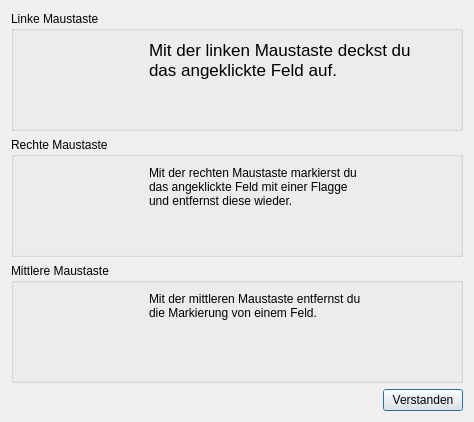
<?xml version="1.0" encoding="UTF-8"?>
<ui version="4.0">
 <class>HelpDialog</class>
 <widget class="QDialog" name="HelpDialog">
  <property name="geometry">
   <rect>
    <x>0</x>
    <y>0</y>
    <width>474</width>
    <height>419</height>
   </rect>
  </property>
  <property name="maximumSize">
   <size>
    <width>474</width>
    <height>419</height>
   </size>
  </property>
  <property name="windowTitle">
   <string>Steuerungshinweise</string>
  </property>
  <layout class="QGridLayout" name="gridLayout">
   <item row="0" column="0">
    <widget class="QGroupBox" name="groupBox">
     <property name="minimumSize">
      <size>
       <width>450</width>
       <height>120</height>
      </size>
     </property>
     <property name="title">
      <string>Linke Maustaste</string>
     </property>
     <layout class="QGridLayout" name="gridLayout_2">
      <item row="0" column="0">
       <widget class="QLabel" name="leftMouseLabel">
        <property name="maximumSize">
         <size>
          <width>120</width>
          <height>16777215</height>
         </size>
        </property>
        <property name="text">
         <string/>
        </property>
        <property name="pixmap">
         <pixmap resource="res.qrc">:/pics/res/Maus_linksklick.png</pixmap>
        </property>
       </widget>
      </item>
      <item row="0" column="1">
       <widget class="QLabel" name="label">
        <property name="text">
         <string>&lt;!DOCTYPE HTML PUBLIC &quot;-//W3C//DTD HTML 4.0//EN&quot; &quot;http://www.w3.org/TR/REC-html40/strict.dtd&quot;&gt;
&lt;html&gt;&lt;head&gt;&lt;meta name=&quot;qrichtext&quot; content=&quot;1&quot; /&gt;&lt;style type=&quot;text/css&quot;&gt;
p, li { white-space: pre-wrap; }
&lt;/style&gt;&lt;/head&gt;&lt;body style=&quot; font-family:'.SF NS Text'; font-size:13pt; font-weight:400; font-style:normal;&quot;&gt;
&lt;p style=&quot; margin-top:12px; margin-bottom:12px; margin-left:0px; margin-right:0px; -qt-block-indent:0; text-indent:0px;&quot;&gt;Mit der linken Maustaste deckst du &lt;br/&gt;das angeklickte Feld auf. &lt;/p&gt;&lt;/body&gt;&lt;/html&gt;</string>
        </property>
        <property name="textFormat">
         <enum>Qt::AutoText</enum>
        </property>
        <property name="alignment">
         <set>Qt::AlignLeading|Qt::AlignLeft|Qt::AlignTop</set>
        </property>
        <property name="wordWrap">
         <bool>false</bool>
        </property>
       </widget>
      </item>
     </layout>
    </widget>
   </item>
   <item row="1" column="0">
    <widget class="QGroupBox" name="groupBox_2">
     <property name="minimumSize">
      <size>
       <width>450</width>
       <height>120</height>
      </size>
     </property>
     <property name="title">
      <string>Rechte Maustaste</string>
     </property>
     <layout class="QHBoxLayout" name="horizontalLayout_3">
      <item>
       <widget class="QLabel" name="rightMouseLabel">
        <property name="maximumSize">
         <size>
          <width>120</width>
          <height>16777215</height>
         </size>
        </property>
        <property name="text">
         <string/>
        </property>
        <property name="pixmap">
         <pixmap resource="res.qrc">:/pics/res/Maus_rechtsklick.png</pixmap>
        </property>
       </widget>
      </item>
      <item>
       <widget class="QLabel" name="label_2">
        <property name="text">
         <string>&lt;html&gt;&lt;head/&gt;&lt;body&gt;&lt;p&gt;Mit der rechten Maustaste markierst du &lt;br/&gt;das angeklickte Feld mit einer Flagge&lt;br/&gt; und entfernst diese wieder.&lt;/p&gt;&lt;/body&gt;&lt;/html&gt;</string>
        </property>
        <property name="scaledContents">
         <bool>false</bool>
        </property>
        <property name="alignment">
         <set>Qt::AlignLeading|Qt::AlignLeft|Qt::AlignTop</set>
        </property>
        <property name="wordWrap">
         <bool>false</bool>
        </property>
       </widget>
      </item>
     </layout>
    </widget>
   </item>
   <item row="2" column="0">
    <widget class="QGroupBox" name="groupBox_3">
     <property name="minimumSize">
      <size>
       <width>450</width>
       <height>120</height>
      </size>
     </property>
     <property name="title">
      <string>Mittlere Maustaste</string>
     </property>
     <layout class="QHBoxLayout" name="horizontalLayout_4">
      <item>
       <widget class="QLabel" name="middleMouseLabel">
        <property name="maximumSize">
         <size>
          <width>120</width>
          <height>16777215</height>
         </size>
        </property>
        <property name="text">
         <string/>
        </property>
        <property name="pixmap">
         <pixmap resource="res.qrc">:/pics/res/Maus_mittlererklick.png</pixmap>
        </property>
       </widget>
      </item>
      <item>
       <widget class="QLabel" name="label_3">
        <property name="text">
         <string>&lt;html&gt;&lt;head/&gt;&lt;body&gt;&lt;p&gt;Mit der mittleren Maustaste entfernst du &lt;br/&gt;die Markierung von einem Feld.&lt;/p&gt;&lt;/body&gt;&lt;/html&gt;</string>
        </property>
        <property name="alignment">
         <set>Qt::AlignLeading|Qt::AlignLeft|Qt::AlignTop</set>
        </property>
        <property name="wordWrap">
         <bool>false</bool>
        </property>
       </widget>
      </item>
     </layout>
    </widget>
   </item>
   <item row="3" column="0">
    <layout class="QHBoxLayout" name="horizontalLayout">
     <item>
      <spacer name="horizontalSpacer">
       <property name="orientation">
        <enum>Qt::Horizontal</enum>
       </property>
       <property name="sizeHint" stdset="0">
        <size>
         <width>40</width>
         <height>20</height>
        </size>
       </property>
      </spacer>
     </item>
     <item>
      <widget class="QPushButton" name="okayPushbutton">
       <property name="text">
        <string>Verstanden</string>
       </property>
      </widget>
     </item>
    </layout>
   </item>
  </layout>
 </widget>
 <resources>
  <include location="res.qrc"/>
 </resources>
 <connections/>
</ui>
